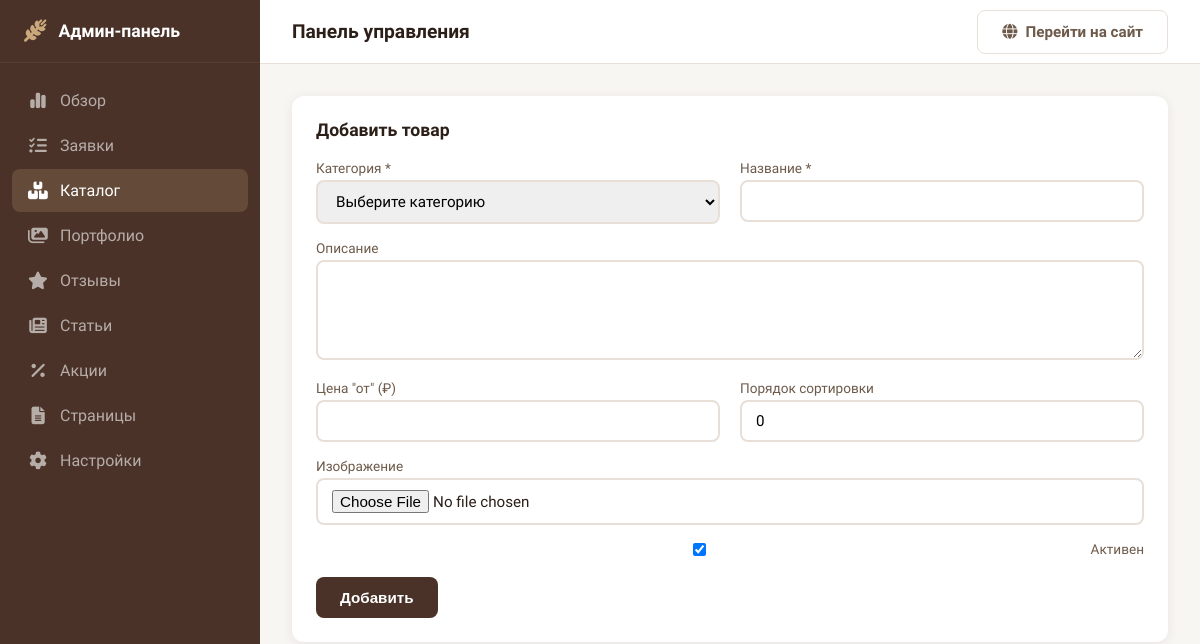
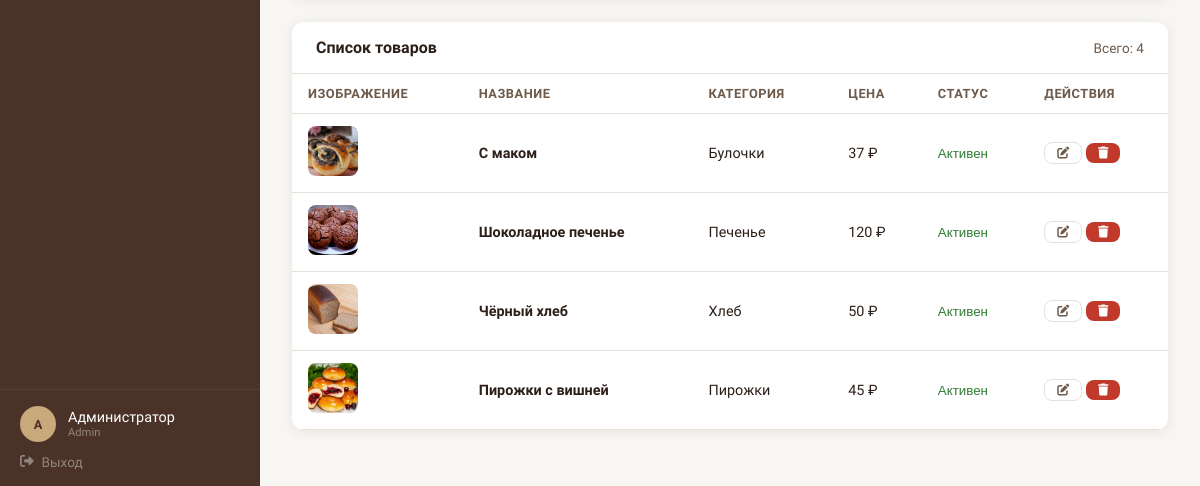
The app's page /admin/index.php?page=products (signed in), older data (2 pictures, top to bottom).
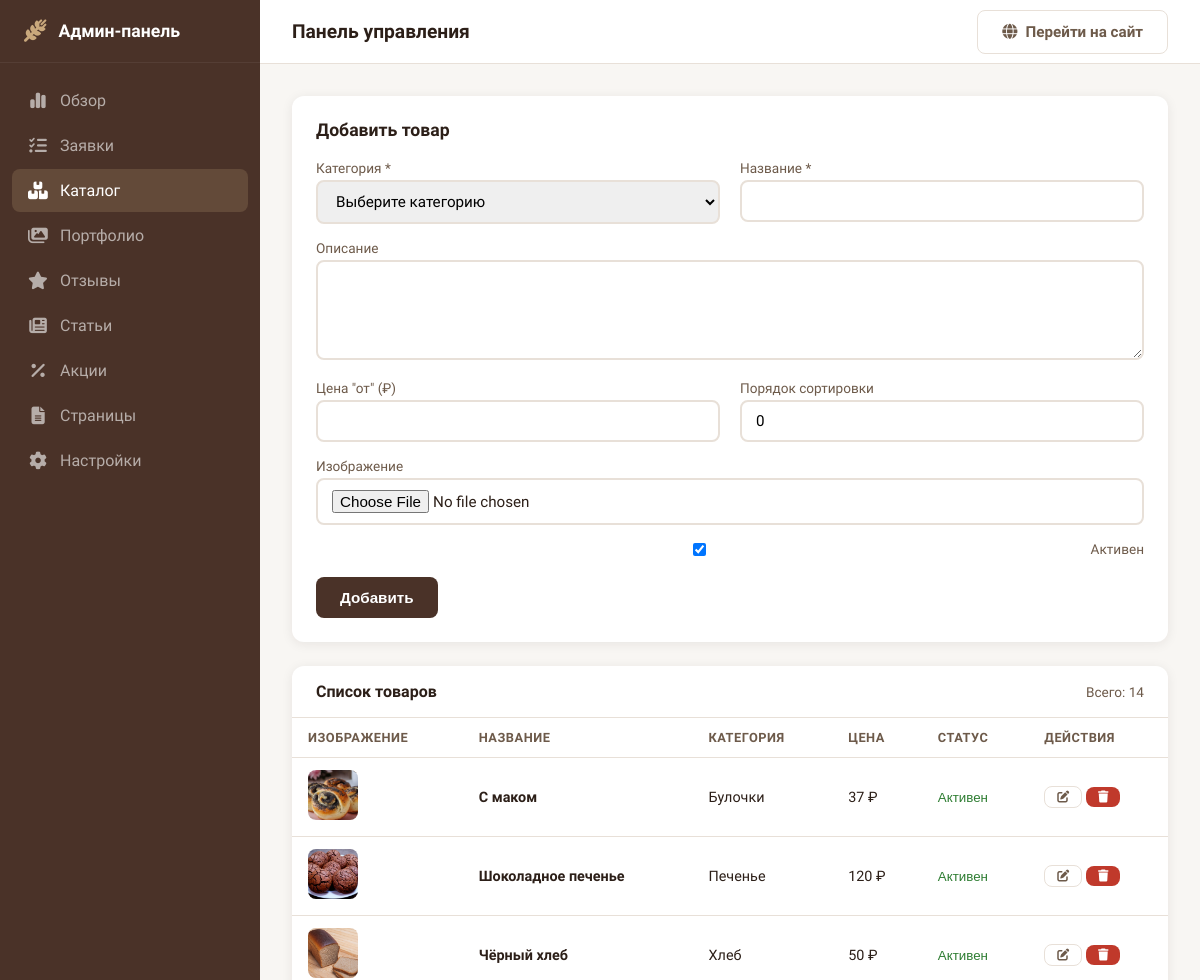
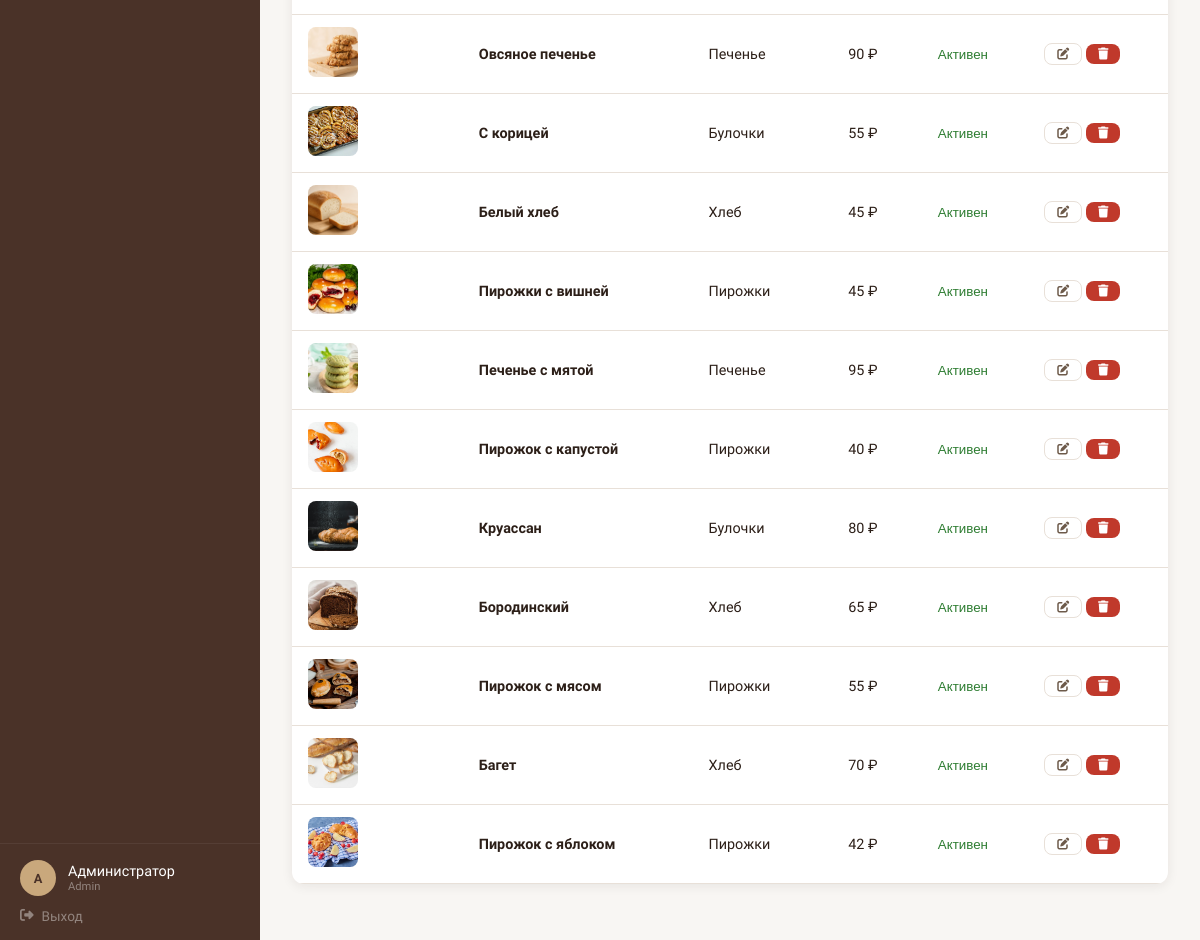
The same page, newer data (2 pictures, top to bottom).
### tables this page shows
CREATE TABLE `products` (
  `id` int(11) NOT NULL AUTO_INCREMENT,
  `category_id` int(11) NOT NULL,
  `name` varchar(200) NOT NULL,
  `slug` varchar(200) NOT NULL,
  `description` text DEFAULT NULL,
  `price_from` decimal(10,2) DEFAULT NULL,
  `image` varchar(255) DEFAULT NULL,
  `gallery` longtext DEFAULT NULL,
  `characteristics` longtext DEFAULT NULL,
  `is_active` tinyint(1) DEFAULT 1,
  `sort_order` int(11) DEFAULT 0,
  `created_at` timestamp NOT NULL DEFAULT current_timestamp(),
  `updated_at` timestamp NOT NULL DEFAULT current_timestamp() ON UPDATE current_timestamp(),
  PRIMARY KEY (`id`),
  UNIQUE KEY `slug` (`slug`),
  KEY `category_id` (`category_id`),
  CONSTRAINT `products_ibfk_1` FOREIGN KEY (`category_id`) REFERENCES `categories` (`id`) ON DELETE CASCADE
);

CREATE TABLE `categories` (
  `id` int(11) NOT NULL AUTO_INCREMENT,
  `name` varchar(100) NOT NULL,
  `slug` varchar(100) NOT NULL,
  `description` text DEFAULT NULL,
  `icon` varchar(50) DEFAULT NULL,
  `parent_id` int(11) DEFAULT NULL,
  `sort_order` int(11) DEFAULT 0,
  `is_active` tinyint(1) DEFAULT 1,
  `created_at` timestamp NOT NULL DEFAULT current_timestamp(),
  PRIMARY KEY (`id`),
  UNIQUE KEY `slug` (`slug`),
  KEY `parent_id` (`parent_id`),
  CONSTRAINT `categories_ibfk_1` FOREIGN KEY (`parent_id`) REFERENCES `categories` (`id`) ON DELETE CASCADE
);

### admin/functions.php (called while the page is built, shortened)
<?php
function escape($data) {
    return htmlspecialchars(strip_tags((string)($data ?? '')), ENT_QUOTES, 'UTF-8');
}

### admin/includes/products.php (the view, shortened to what this page needs)
<?php
$products = $pdo->query("SELECT p.*, c.name as category_name FROM products p LEFT JOIN categories c ON p.category_id = c.id ORDER BY p.sort_order ASC, p.id DESC")->fetchAll();
$editProduct = null;
?>
<div class="form-section">
    <h3><?= $editProduct ? 'Редактировать товар' : 'Добавить товар' ?></h3>
    <form method="POST" enctype="multipart/form-data">
        <div class="form-row">
            <div class="form-group">
                <label>Категория *</label>
                <select name="category_id" required>
                    <option value="">Выберите категорию</option>
                </select>
            </div>
            <div class="form-group">
                <label>Название *</label>
                <input type="text" name="name" value="<?= $editProduct ? escape($editProduct['name']) : '' ?>" required>
            </div>
        </div>
        <div class="form-group">
            <label>Описание</label>
            <textarea name="description" rows="3"><?= $editProduct ? escape($editProduct['description']) : '' ?></textarea>
        </div>
        <div class="form-row">
            <div class="form-group">
                <label>Цена "от" (₽)</label>
                <input type="number" name="price_from" step="0.01" value="<?= $editProduct ? $editProduct['price_from'] : '' ?>">
            </div>
            <div class="form-group">
                <label>Порядок сортировки</label>
                <input type="number" name="sort_order" value="<?= $editProduct ? $editProduct['sort_order'] : 0 ?>">
            </div>
        </div>
        <div class="form-group">
            <label>Изображение</label>
            <input type="file" name="image" accept="image/*">
        </div>
        <div class="form-group">
            <label style="display:flex;align-items:center;gap:8px;cursor:pointer;">
                <input type="checkbox" name="is_active" <?= ($editProduct && !$editProduct['is_active']) ? '' : 'checked' ?>>
                Активен
            </label>
        </div>
        <div class="form-actions">
            <button type="submit" class="btn btn-primary"><?= $editProduct ? 'Сохранить' : 'Добавить' ?></button>
        </div>
    </form>
</div>
<div class="table-container">
    <div class="table-header">
        <h3>Список товаров</h3>
        <span style="font-size:0.85rem;color:var(--text-light);">Всего: <?= count($products) ?></span>
    </div>
    <div class="table-responsive">
        <table>
            <thead>
                <tr>
                    <th>Изображение</th>
                    <th>Название</th>
                    <th>Категория</th>
                    <th>Цена</th>
                    <th>Статус</th>
                    <th>Действия</th>
                </tr>
            </thead>
            <tbody>
                <?php if (count($products) > 0): ?>
                    <?php foreach ($products as $product): ?>
                        <tr>
                            <td>
                                <?php if ($product['image']): ?>
                                    <img src="<?= SITE_URL ?>uploads/<?= $product['image'] ?>" style="width:50px;height:50px;object-fit:cover;border-radius:8px;">
                                <?php else: ?>
                                    <div style="width:50px;height:50px;background:var(--bg);border-radius:8px;display:flex;align-items:center;justify-content:center;color:var(--text-light);font-size:0.7rem;">Нет</div>
                                <?php endif; ?>
                            </td>
                            <td><strong><?= escape($product['name']) ?></strong></td>
                            <td><?= escape($product['category_name'] ?? '-') ?></td>
                            <td><?= $product['price_from'] ? number_format($product['price_from'], 0, '', ' ') . ' ₽' : '-' ?></td>
                            <td>
                                <form method="POST" style="display:inline;">
                                    <button type="submit" style="background:none;border:none;cursor:pointer;color:<?= $product['is_active'] ? '#2E7D32' : '#C0392B' ?>;">
                                        <?= $product['is_active'] ? 'Активен' : 'Скрыт' ?>
                                    </button>
                                </form>
                            </td>
                            <td>
                                <a href="?page=products&edit=<?= $product['id'] ?>" class="btn btn-outline" style="padding:4px 12px;font-size:0.75rem;">
                                    <i class="fas fa-edit"></i>
                                </a>
                                <form method="POST" style="display:inline;" onsubmit="return confirm('Удалить товар?')">
                                    <button type="submit" class="btn btn-danger" style="padding:4px 12px;font-size:0.75rem;">
                                        <i class="fas fa-trash"></i>
                                    </button>
                                </form>
                            </td>
                        </tr>
                    <?php endforeach; ?>
                <?php else: ?>
                    <tr><td colspan="6" style="text-align:center;color:var(--text-light);padding:40px;">Товаров не найдено</td></tr>
                <?php endif; ?>
            </tbody>
        </table>
    </div>
</div>

### admin/index.php (shortened to what this page needs)
<?php
require_once 'functions.php';
$page = $_GET['page'] ?? 'dashboard';
$pageTitle = 'Панель управления';
?>
<!DOCTYPE html>
<html lang="ru">
<head>
    <link rel="stylesheet" href="css/admin.css">
    <link rel="stylesheet" href="https://cdnjs.cloudflare.com/ajax/libs/font-awesome/6.5.0/css/all.min.css">
</head>
<body>
    <div class="admin-wrapper">
        <aside class="admin-sidebar">
            <div class="sidebar-brand">
                <i class="fas fa-wheat-awn"></i>
                <span>Админ-панель</span>
            </div>
            <nav class="sidebar-nav">
                <a href="?page=dashboard" class="<?= $page === 'dashboard' ? 'active' : '' ?>">
                    <i class="fas fa-chart-simple"></i>
                    <span>Обзор</span>
                </a>
                <a href="?page=orders" class="<?= $page === 'orders' ? 'active' : '' ?>">
                    <i class="fas fa-list-check"></i>
                    <span>Заявки</span>
                </a>
                <a href="?page=products" class="<?= $page === 'products' ? 'active' : '' ?>">
                    <i class="fas fa-boxes-stacked"></i>
                    <span>Каталог</span>
                </a>
                <a href="?page=portfolio" class="<?= $page === 'portfolio' ? 'active' : '' ?>">
                    <i class="fas fa-images"></i>
                    <span>Портфолио</span>
                </a>
                <a href="?page=reviews" class="<?= $page === 'reviews' ? 'active' : '' ?>">
                    <i class="fas fa-star"></i>
                    <span>Отзывы</span>
                </a>
                <a href="?page=articles" class="<?= $page === 'articles' ? 'active' : '' ?>">
                    <i class="fas fa-newspaper"></i>
                    <span>Статьи</span>
                </a>
                <a href="?page=promotions" class="<?= $page === 'promotions' ? 'active' : '' ?>">
                    <i class="fas fa-percent"></i>
                    <span>Акции</span>
                </a>
                <a href="?page=pages" class="<?= $page === 'pages' ? 'active' : '' ?>">
                    <i class="fas fa-file-lines"></i>
                    <span>Страницы</span>
                </a>
                <a href="?page=settings" class="<?= $page === 'settings' ? 'active' : '' ?>">
                    <i class="fas fa-gear"></i>
                    <span>Настройки</span>
                </a>
            </nav>
            <div class="sidebar-footer">
                <div class="user-info">
                    <span class="user-avatar"><?= strtoupper(substr($_SESSION['username'] ?? 'A', 0, 1)) ?></span>
                    <div>
                        <div class="user-name"><?= $_SESSION['full_name'] ?? 'Администратор' ?></div>
                        <div class="user-role"><?= $_SESSION['role'] ?? 'admin' ?></div>
                    </div>
                </div>
                <a href="logout.php" class="logout-btn">
                    <i class="fas fa-sign-out-alt"></i>
                    <span>Выход</span>
                </a>
            </div>
        </aside>
        <main class="admin-main">
            <div class="admin-header">
                <div class="header-left">
                    <h1><?= $pageTitle ?></h1>
                </div>
                <div class="header-right">
                    <a href="<?= SITE_URL ?>" target="_blank" class="btn btn-outline">
                        <i class="fas fa-globe"></i>
                        <span>Перейти на сайт</span>
                    </a>
                </div>
            </div>
            <div class="admin-content">
                <?php
                $pageFile = __DIR__ . '/includes/' . $page . '.php';
                if (file_exists($pageFile)) {
                    include $pageFile;
                } else {
                    include 'includes/dashboard.php';
                }
                ?>
            </div>
        </main>
    </div>
</body>
</html>

Row changes from the older to the newer data that the page shows:
added products: image (picture), name "Овсяное печенье", category.name "Печенье", price_from "90", is_active "Активен"
added products: image (picture), name "С корицей", category.name "Булочки", price_from "55", is_active "Активен"
added products: image (picture), name "Белый хлеб", category.name "Хлеб", price_from "45", is_active "Активен"
added products: image (picture), name "Печенье с мятой", category.name "Печенье", price_from "95", is_active "Активен"
added products: image (picture), name "Пирожок с капустой", category.name "Пирожки", price_from "40", is_active "Активен"
added products: image (picture), name "Круассан", category.name "Булочки", price_from "80", is_active "Активен"
added products: image (picture), name "Бородинский", category.name "Хлеб", price_from "65", is_active "Активен"
added products: image (picture), name "Пирожок с мясом", category.name "Пирожки", price_from "55", is_active "Активен"
added products: image (picture), name "Багет", category.name "Хлеб", price_from "70", is_active "Активен"
added products: image (picture), name "Пирожок с яблоком", category.name "Пирожки", price_from "42", is_active "Активен"
Text that changed along with them:
count($products): "4" → "14"
